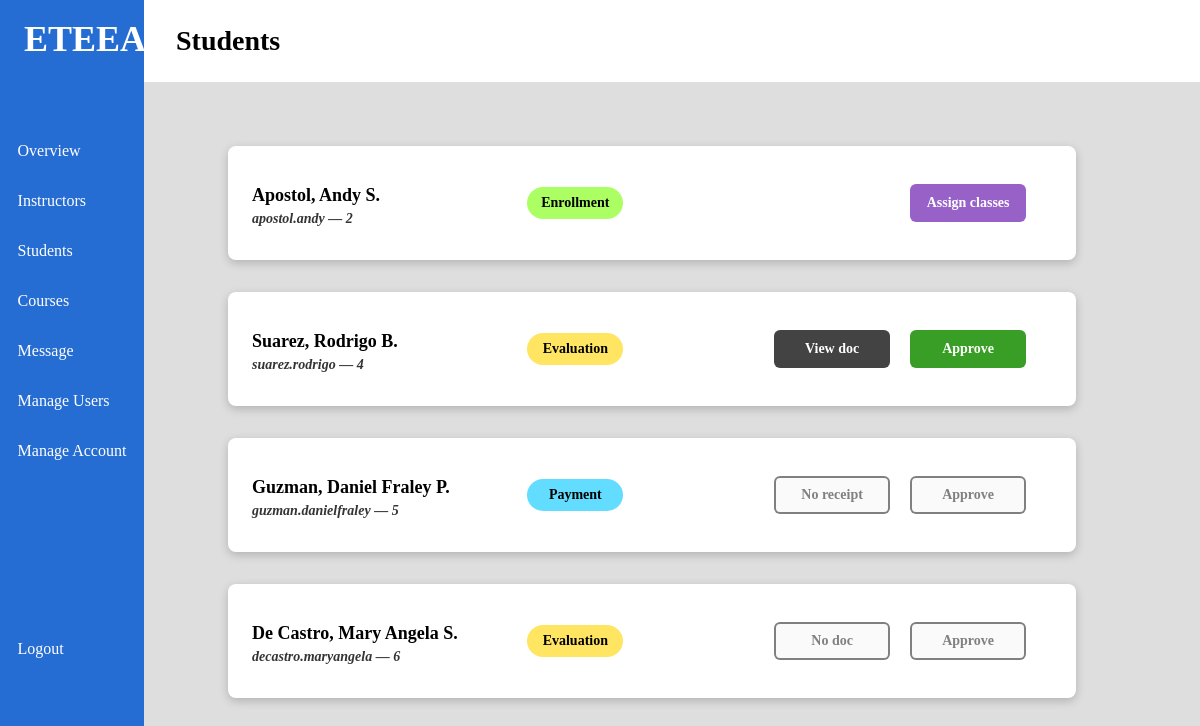
The page /index/admin_students (signed in) on the database its author committed.
### models.py (models this page shows)
class Student(db.Model):
    __tablename__ = "students"
    id = db.Column("id", db.Integer, primary_key=True)
    user_id = db.Column("user_id", db.Integer, db.ForeignKey('users.id'))
    progress = db.Column(db.Enum('payment', 'evaluation', 'enrollment', 'completion'), nullable=False, default='payment')
    receipt_filepath = db.Column("receipt_filepath", db.String(64))
    document_filepath = db.Column("application_document_filepath", db.String(64))
    instructors = db.Column(db.Integer, db.ForeignKey('instructors.id'))
    classes = db.relationship('Class', secondary='enrollment', back_populates='students')

class User(db.Model):
    __tablename__ = "users"
    id = db.Column("id", db.Integer, primary_key=True)
    username = db.Column('username', db.String(64), unique=True, nullable=False)
    f_name = db.Column('f_name', db.String(64))
    m_name = db.Column('m_name', db.String(64))
    l_name = db.Column('l_name', db.String(64))
    password = db.Column('password', db.String(64), nullable=False)
    user_type = db.Column(db.Enum('admin', 'instructor', 'student'), nullable=False)

### views.py (the view)
@views.route('/admin_students')
def admin_students():
    if g.user != 'admin':
        return redirect(url_for('.unauthorized'))
    views = user_views[g.user]
    students = db.get_students()
    return render_template('students-admin.html', page="Students", students=students, views=views)

### db_functions.py (called while the page is built)
def get_user(user_id):
    return User.query.filter_by(id=user_id).first().__dict__

def get_students():
    students = []
    for student in Student.query.all():
        student = student.__dict__
        userinfo = get_user(student['user_id'])
        student['f_name'] = userinfo['f_name']
        student['l_name'] = userinfo['l_name']
        student['m_name'] = userinfo['m_name']
        student['username'] = userinfo['username']
        students.append(student)
    return students

### views.py (called while the page is built)
@views.before_request
def verify_permissions():
    g.user = None
    if 'user' in session:
        g.user = session['user']
    else:
        return redirect('/login')

### templates/students-admin.html (shortened to what this page needs)
{% extends "index.html" %}
{% block content %}
<div class="main-content">
    {% for student in students %}
    <div class="main-row">
        <div class="card bar color-white">
            <div class="left">
                <div class="card-strongtext">{{ student.l_name|title }}, {{ student.f_name }} {{ student.m_name[0] }}. </div>
                <div class="card-subtext">{{ student.username }} — {{ student.user_id }}</div>
            </div>
            <div class="middle">
                <div class="cell {{ student.progress }}"> {{ student.progress.title() }} </div>
            </div>
            <div class="right">
                {% if student.progress == 'payment' and student.receipt_filepath %}
                    <a href="{{url_for(".get_receipt", user_id=student.user_id )}}" target="_blank"><button class="btn-grey">View receipt</button></a>
                    <button class="btn-green" onclick="approveStatus('{{student.user_id}}', '{{student.progress}}')">Approve</button>
                {% elif student.progress == 'payment' %}
                    <button disabled>No receipt</button>
                    <button disabled>Approve</button>
                {% elif student.progress == 'evaluation' and student.document_filepath %}
                    <a href="{{url_for(".get_document", user_id=student.user_id )}}" target="_blank"><button class="btn-grey">View doc</button></a>
                    <button class="btn-green" onclick="approveStatus('{{student.user_id}}', '{{student.progress}}')">Approve</button>
                {% elif student.progress == 'evaluation' %}
                    <button disabled>No doc</button>
                    <button disabled>Approve</button>
                {% elif student.progress == 'enrollment' %}
                    <button class="btn-yellow">Assign classes</button>
                {% endif %}
            </div>
        </div>
    </div>
    {% endfor %}
</div>
{% endblock %}

### templates/index.html (shortened to what this page needs)
<!DOCTYPE html>
<html lang="en">
    <head>
        <link rel="stylesheet" href= "{{ url_for('static',filename='styles/index.css') }}">
    </head>
    <body>
        <div class="view">
            <div class="sidebar">
                <div class="logo">
                    <img src=""><br>
                    <h4>ETEEAP</h4><br>
                </div>
                <ul>
                    {% for view in views %}
                    <li><div class=icon></div><a class="side-links" href="{{ url_for(view['link']) }}">{{ view['name'] }}</a></li>
                    {% endfor %}
                    <li id="logout"><div class=icon></div><a href="/logout">Logout</a></li>
                </ul><br>
            </div>
            <div class="page-content">
                <div class="nav"><h4>{{ page }}</h4></div>
                <div class="main-content">
                    {% block content %}
                    {% endblock %}
                </div>
            </div>
        </div>
    </body>
</html>

### static/styles/index.css (style rules this page uses)
* { margin: 0; padding: 0; font-family: quicksand; }
body { background-color: #dedede; }
a { margin: 0; padding: 0; text-decoration: none; color: white; }
button { color: white; font-size: 14px; padding: 12px; border: none; border-radius: 6px; }
button[disabled] { cursor: default; color: rgba(47, 47, 47, 0.6); border: 2px solid rgba(47, 47, 47, 0.6);; }
.btn-grey { background-color: rgba(47, 47, 47, 0.9); }
.btn-green { background-color: rgba(36, 148, 14, 0.9); }
.btn-yellow { background-color: rgba(140, 80, 195, 0.9); }
.view { height: 100vh; width: 100vw; margin: 0; padding: 0; display: flex; }
.page-content { position: fixed; right: 0; height: 100%; width: 88vw; overflow: auto; }
.card.color-white { background-color: white; }
.cell { font-size: 14px; font-weight: bold; border-radius: 20px; padding: 8px 12px; width: 72px; text-align: center; }
.payment { background-color: rgb(98, 221, 255); color: black; }
.evaluation { background-color: rgb(255, 229, 98); color: black; }
.enrollment { background-color: rgb(171, 255, 98); color: black; }

### rows shown on the page
Student: l_name "Apostol", f_name "Andy", m_name "S", username "apostol.andy", user_id "2", progress "Enrollment", shows "Assign classes"
User: l_name "Suarez", f_name "Rodrigo", m_name "B", username "suarez.rodrigo"
User: l_name "Guzman", f_name "Daniel Fraley", m_name "P", username "guzman.danielfraley", user_id "5", progress "Payment", shows "No receipt"
Student: l_name "De Castro", f_name "Mary Angela", m_name "S", username "decastro.maryangela", user_id "6", progress "Evaluation", shows "No doc"

### other values the page prints
{{ view['name'] }} "Overview" "Instructors" "Students" "Courses" "Message" "Manage Users" "Manage Account"
{{ page }} "Students"
{{ student.user_id }} "4"
{{ student.progress.title() }} "Evaluation"
